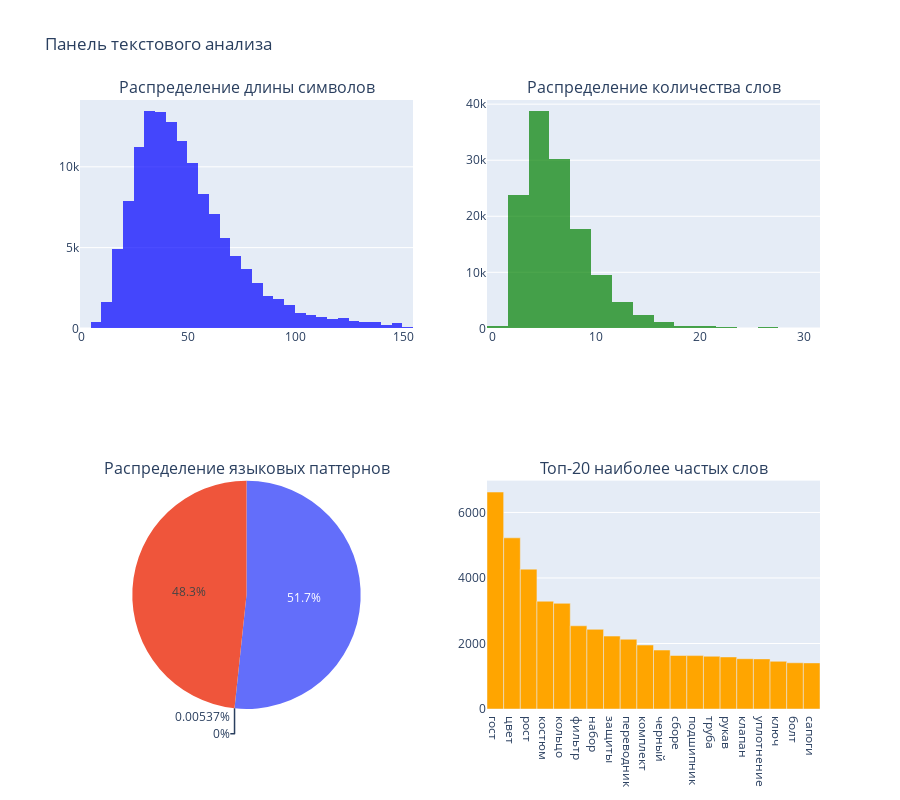

Notebook code cell kept with this figure:
### Markdown cell above
### 2.2 Распределение длины и сложности текста

### Code cell
if MAIN_NAME_COL:
    # Создание визуализаций для текстового анализа
    fig = make_subplots(
        rows=2, cols=2,
        subplot_titles=('Распределение длины символов', 'Распределение количества слов',
                       'Распределение языковых паттернов', 'Топ-20 наиболее частых слов'),
        specs=[[{"type": "histogram"}, {"type": "histogram"}],
               [{"type": "pie"}, {"type": "bar"}]]
    )
    
    # Распределение длины символов
    fig.add_trace(
        go.Histogram(x=name_lengths, nbinsx=50, name='Длина символов',
                    marker_color='blue', opacity=0.7),
        row=1, col=1
    )
    
    # Распределение количества слов
    fig.add_trace(
        go.Histogram(x=word_counts, nbinsx=20, name='Количество слов',
                    marker_color='green', opacity=0.7),
        row=1, col=2
    )
    
    # Круговая диаграмма языковых паттернов
    mixed_count = sum(product_names.str.contains(cyrillic_pattern) & 
                     product_names.str.contains(latin_pattern))
    pattern_data = {
        'Только кириллица': cyrillic_count - mixed_count,
        'Только латиница': latin_count - mixed_count,
        'Смешанный': mixed_count,
        'Другое': len(product_names) - cyrillic_count - latin_count + mixed_count
    }
    
    fig.add_trace(
        go.Pie(labels=list(pattern_data.keys()), values=list(pattern_data.values()),
               name="Языковые паттерны"),
        row=2, col=1
    )
    
    # Наиболее частые слова
    all_words = ' '.join(product_names.str.lower()).split()
    # Удаление общих русских стоп-слов и коротких слов
    stop_words = {'и', 'в', 'на', 'с', 'по', 'для', 'из', 'от', 'до', 'при', 'без', 'под', 'над'}
    filtered_words = [word for word in all_words if len(word) > 2 and word not in stop_words]
    word_freq = Counter(filtered_words).most_common(20)
    
    words, counts = zip(*word_freq) if word_freq else ([], [])
    fig.add_trace(
        go.Bar(x=list(words), y=list(counts), name='Частота слов',
               marker_color='orange'),
        row=2, col=2
    )
    
    fig.update_layout(height=800, showlegend=False, 
                     title_text="Панель текстового анализа")
    fig.show()

### Figure 1 — Plotly figure (JSON) as saved in the notebook; plotly's stock layout.template omitted (floating-point values rounded to 4 significant figures; data arrays with more than 128 entries replaced by an {"elided": "..."} marker saying what was removed)
{"data": [{"marker": {"color": "blue"}, "name": "Длина символов", "nbinsx": 50, "opacity": 0.7, "type": "histogram", "x": {"elided": "130303 int values"}, "xaxis": "x", "yaxis": "y"}, {"marker": {"color": "green"}, "name": "Количество слов", "nbinsx": 20, "opacity": 0.7, "type": "histogram", "x": {"elided": "130303 int values"}, "xaxis": "x2", "yaxis": "y2"}, {"domain": {"x": [0, 0.45], "y": [0, 0.375]}, "labels": ["Только кириллица", "Только латиница", "Смешанный", "Другое"], "name": "Языковые паттерны", "type": "pie", "values": [67328, 7, 62968, 0]}, {"marker": {"color": "orange"}, "name": "Частота слов", "type": "bar", "x": ["гост", "цвет", "рост", "костюм", "кольцо", "фильтр", "набор", "защиты", "переводник", "комплект", "черный", "сборе", "подшипник", "труба", "рукав", "клапан", "уплотнение", "ключ", "болт", "сапоги"], "xaxis": "x3", "y": [6623, 5225, 4270, 3290, 3226, 2540, 2432, 2226, 2129, 1953, 1800, 1633, 1630, 1610, 1589, 1535, 1530, 1456, 1411, 1407], "yaxis": "y3"}], "layout": {"annotations": [{"font": {"size": 16}, "showarrow": false, "text": "Распределение длины символов", "x": 0.225, "xanchor": "center", "xref": "paper", "y": 1, "yanchor": "bottom", "yref": "paper"}, {"font": {"size": 16}, "showarrow": false, "text": "Распределение количества слов", "x": 0.775, "xanchor": "center", "xref": "paper", "y": 1, "yanchor": "bottom", "yref": "paper"}, {"font": {"size": 16}, "showarrow": false, "text": "Распределение языковых паттернов", "x": 0.225, "xanchor": "center", "xref": "paper", "y": 0.375, "yanchor": "bottom", "yref": "paper"}, {"font": {"size": 16}, "showarrow": false, "text": "Топ-20 наиболее частых слов", "x": 0.775, "xanchor": "center", "xref": "paper", "y": 0.375, "yanchor": "bottom", "yref": "paper"}], "height": 800, "showlegend": false, "title": {"text": "Панель текстового анализа"}, "xaxis": {"anchor": "y", "domain": [0, 0.45]}, "xaxis2": {"anchor": "y2", "domain": [0.55, 1]}, "xaxis3": {"anchor": "y3", "domain": [0.55, 1]}, "yaxis": {"anchor": "x", "domain": [0.625, 1]}, "yaxis2": {"anchor": "x2", "domain": [0.625, 1]}, "yaxis3": {"anchor": "x3", "domain": [0, 0.375]}}}
